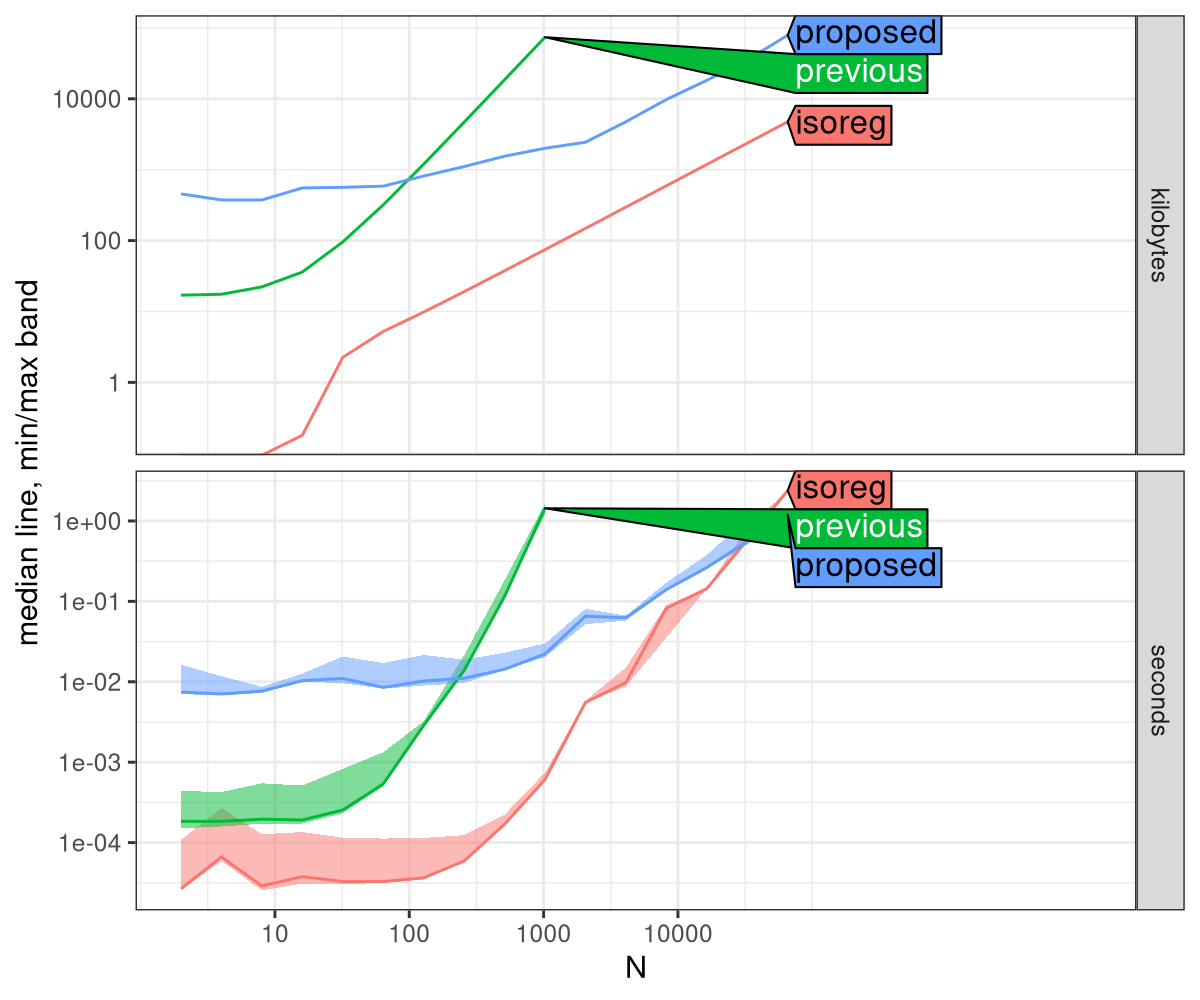

Write the R code that produced this figure.
library(data.table)
library(ggplot2)
atime::atime
ares <- readRDS("figure-isoreg-atime-data.rds")

png("figure-isoreg-atime.png", width=6, height=5, units="in", res=200)
plot(ares)
dev.off()

aref <- atime::references_best(ares)
png("figure-isoreg-atime-ref.png", width=10, height=5, units="in", res=200)
plot(aref)
dev.off()

apred <- predict(aref, seconds=1, kilobytes=1e4)
png("figure-isoreg-atime-pred.png", width=6, height=5, units="in", res=200)
plot(apred)+geom_blank(aes(10,5), data=data.table(unit="seconds"))
dev.off()
